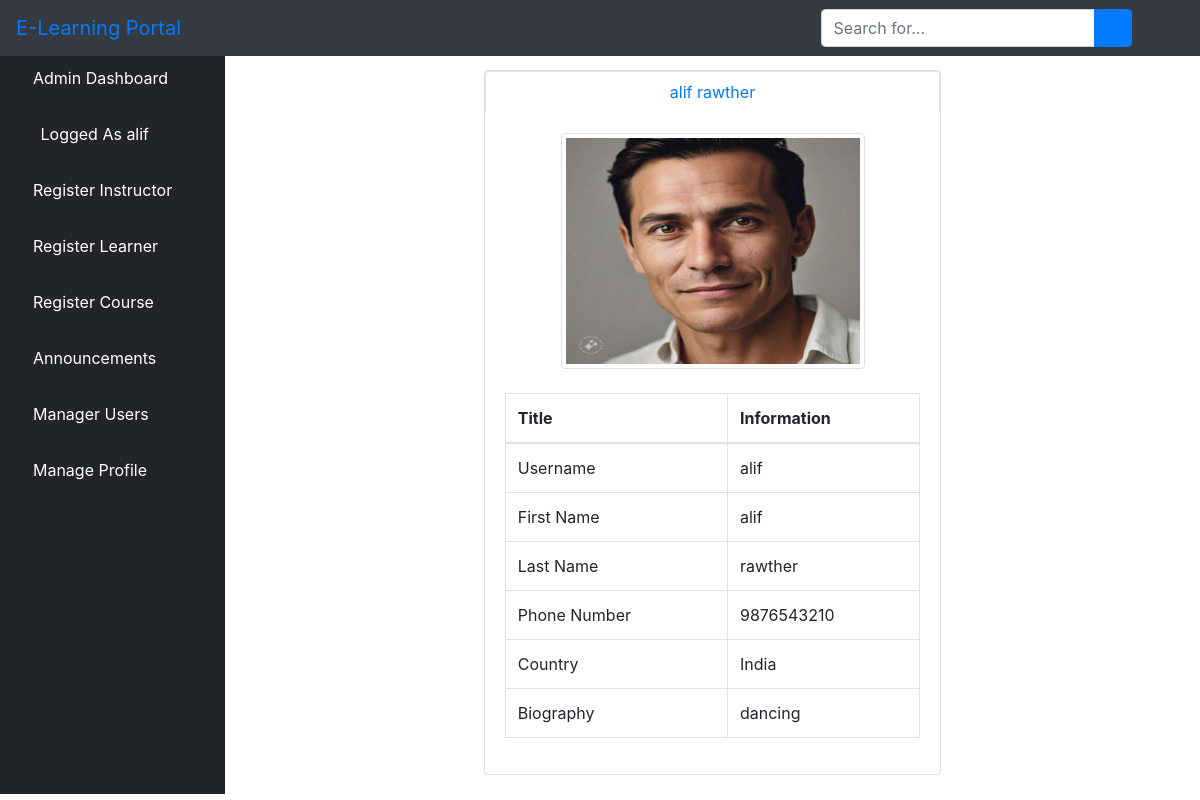
Screenshot of /auser_profile/ (signed in) with the database file from the repository.
### elearn/models.py (models this page shows, shortened)
class User(AbstractUser):
    is_learner = models.BooleanField(default=False)
    is_instructor = models.BooleanField(default=False)
    is_admin = models.BooleanField(default=False)

class Profile(models.Model):
    user = models.OneToOneField(User, on_delete=models.CASCADE)
    avatar = models.ImageField(upload_to = '', default = 'no-img.jpg', blank=True)
    first_name = models.CharField(max_length=255, default='')
    last_name = models.CharField(max_length=255, default='')
    email = models.EmailField(default='none@email.com')
    phonenumber = models.CharField(max_length=255, blank=True, null=True)
    birth_date = models.DateField(default='1975-12-12')
    bio = models.TextField(default='')
    city = models.CharField(max_length=255, default='')
    state = models.CharField(max_length=255, default='')
    country = models.CharField(max_length=255, default='')
    favorite_animal = models.CharField(max_length=255, default='')
    hobby = models.CharField(max_length=255, default='')

### elearn/views.py (the view)
# urls.py: path('auser_profile/', views.auser_profile, name='auser_profile'),
def auser_profile(request):
    current_user = request.user
    user_id = current_user.id
    users = Profile.objects.filter(user_id = user_id)
    users = {'users': users}
    return render(request, 'dashboard/admin/user_profile.html', users)

### elearn/templates/dashboard/admin/user_profile.html (shortened to what this page needs)
{% extends 'dashboard/admin/base.html' %}
{% load static %}
{% block body %}
<div class="container-fluid">
<div class="row">
<div class="col-sm-3" style="color: red">
</div>
<div class="col-sm-6" style="padding-top: 20px">
      <div class="card mb-3">
               {% if users %}
               {% for user in users %}
               <nav>
                    <div class="nav nav-tabs nav-fill" id="nav-tab" role="tablist">
                                <a class="nav-item nav-link active text-primary" id="nav-home-tab" data-toggle="tab" href="#nav-home" role="tab" aria-controls="nav-home" aria-selected="true">{{ user.first_name }}  {{ user.last_name }}</a>
                    </div>
                </nav>
                <div class="card-body">
                     {% if user.avatar %}
                        <center><img src="{{ user.avatar.url }}" class="img-thumbnail" alt="{{ user.user.username }}" style="height: 236px; width: 304px"></center><br>
                    {% else %}
                                    <span class="text-muted">No Profile Picture for {{ user.user.username }}</span>
                    {% endif %}
                        <table class="table table-bordered">
    <thead>
        <tr>
            <th>Title</th>
            <th>Information</th>
        </tr>
    </thead>
    <tbody>
        <tr>
            <td>Username</td>
            <td>{{ user.user.username }}</td>
        </tr>
        <tr>
            <td>First Name</td>
            <td>{{ user.first_name }}</td>
        </tr>
        <tr>
            <td>Last Name</td>
            <td>{{ user.last_name }}</td>
        </tr>
        <tr>
            <td>Phone Number</td>
            <td>{{ user.phonenumber }}</td>
        </tr>
        <tr>
            <td>Country</td>
            <td>{{ user.country }}</td>
        </tr>
        <tr>
            <td>Biography</td>
            <td>{{ user.bio }}</td>
        </tr>
    </tbody>
</table>
        </div>
      </div>
                      </div>
                    </div>
                  </div>
</div>
 {% endfor %}
 {% else %}
 <center><span><p class="text-danger">No profile created yet</p></span></center>
 <center><a href="{% url 'acreate_profile' %}">Click here to create</center>
 {% endif %}
</body>
</html>
{% endblock %}

### elearn/templates/dashboard/admin/base.html (shortened to what this page needs)
<!DOCTYPE html>
<html lang="en">
<head>
    {% load static %}
    <link href="{% static 'vendor/fontawesome-free/css/all.min.css' %}" rel="stylesheet" type="text/css">
    <link href="{% static 'vendor/datatables/dataTables.bootstrap4.css' %}" rel="stylesheet">
    <link href="{% static 'css/sb-admin.css' %}" rel="stylesheet">
</head>
<body id="page-top">
<nav class="navbar navbar-expand navbar-dark bg-dark fixed-top">
    <a class="navbar-brand mr-1 text-primary" href="">E-Learning Portal</a>
    <button class="btn btn-link btn-sm text-white order-1 order-sm-0" id="sidebarToggle" href="#">
        <i class="fas fa-bars"></i>
    </button>
    <form class="d-none d-md-inline-block form-inline ml-auto mr-0 mr-md-3 my-2 my-md-0">
        <div class="input-group">
            <input type="text" class="form-control" placeholder="Search for..." aria-label="Search" aria-describedby="basic-addon2">
            <div class="input-group-append">
                <button class="btn btn-primary" type="button">
                    <i class="fas fa-search"></i>
                </button>
            </div>
        </div>
    </form>
    <ul class="navbar-nav ml-auto ml-md-0">
        <li class="nav-item dropdown no-arrow">
            <a class="nav-link dropdown-toggle" href="#" id="userDropdown" role="button" data-toggle="dropdown" aria-haspopup="true" aria-expanded="false">
                <i class="fas fa-user-circle fa-fw text-primary"></i>
            </a>
        </li>
    </ul>
</nav>
<div id="wrapper" style="padding-top: 50px;">
<ul class="sidebar navbar-nav">
    <li class="nav-item active">
        <a class="nav-link" href="{% url 'dashboard' %}">
         <i class="fa fa-home" aria-hidden="true"></i>
            <span>Admin Dashboard</span>
        </a>
    </li>
    <li class="nav-item active">
        <a class="nav-link" href="">
            <i class="fas fa-user-circle fa-fw text-primary"></i>
            <span>Logged As {{ user.username }}</span>
        </a>
    </li>
    <li class="nav-item">
        <a class="nav-link" href="{% url 'isign' %}">
        <i class="fas fa-chalkboard-teacher"></i>
            <span style="color: white">Register Instructor</span>
        </a>
    </li>
     <li class="nav-item">
        <a class="nav-link" href="{% url 'addlearner' %}">
        <i class="fas fa-user-graduate"></i>
            <span style="color: white">Register Learner</span>
        </a>
    </li>
    <li class="nav-item">
        <a class="nav-link" href="{% url 'course' %}">
        <i class="fas fa-book-reader"></i>
            <span style="color: white">Register Course</span>
        </a>
    </li>
    <li class="nav-item dropdown no-arrow">
                            <a class="nav-link dropdown-toggle" data-toggle="dropdown" aria-haspopup="true" aria-expanded="false" href="">
        <i class="fas fa-bell"></i>
            <span style="color: white">Announcements</span>
        </a>
        </li>
    <li class="nav-item">
        <a class="nav-link" href="{% url 'aluser' %}">
            <i class="fas fa-users"></i>
            <span style="color: white">Manager Users</span>
        </a>
    </li>
    <li class="nav-item dropdown no-arrow">
                            <a class="nav-link dropdown-toggle" data-toggle="dropdown" aria-haspopup="true" aria-expanded="false" href="">
            <i class="fas fa-user"></i>
            <span style="color: white">Manage Profile</span>
        </a>
        </li>
</ul>
    {% block body %}{% endblock %}

### rows the page displays
User: username "alif"
Profile: first_name "alif", last_name "rawther", avatar (picture), user.username "alif", phonenumber "9876543210", country "India", bio "dancing"
